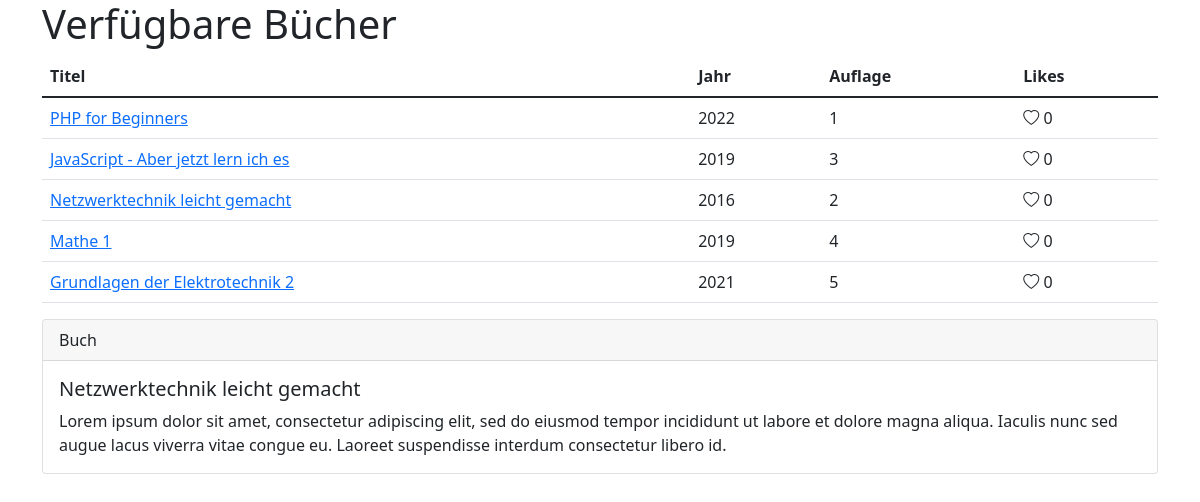
Screenshot of /?id=378901234 with the database file from the repository.
### tables this page shows
CREATE TABLE books
(
    isbn        BIGINT       NOT NULL PRIMARY KEY,
    title       VARCHAR(128) NOT NULL,
    year YEAR,
    edition     TINYINT,
    description TEXT,
    likes INT
);

### index.php (the view, shortened to what this page needs)
<?php
$server = "localhost";
$username = "root";
$password = "";
$db = new PDO("mysql:host=$server;dbname=Lib4You_30092022", $username, $password);
$query = $db->prepare("SELECT * FROM books;");
$query->execute();
$ar = $query->fetchAll();
?>
<!doctype html>
<html lang="en">
<head>
    <link href="https://cdn.jsdelivr.net/npm/bootstrap@5.1.3/dist/css/bootstrap.min.css" rel="stylesheet"
>
    <link rel="stylesheet" href="https://cdn.jsdelivr.net/npm/bootstrap-icons@1.9.1/font/bootstrap-icons.css">
</head>
<body class="container">
<h1>Verfügbare Bücher</h1>
<table class="table">
    <thead>
    <tr>
        <th scope="col">Titel</th>
        <th scope="col">Jahr</th>
        <th scope="col">Auflage</th>
        <th scope="col">Likes</th>
    </tr>
    </thead>
    <tbody>
    <?php
    foreach ($ar as $item){
    ?>
    <tr>
        <td><a href="?id=<?php echo $item[0]?>"><?php echo $item['title'];?></a></td>
        <td><?php echo $item['year'];?></td>
        <td><?php echo $item['edition'];?></td>
        <td><i value="<?php echo $item[0]?>" class="bi bi-heart heart" style="cursor: pointer;"></i> <span class="<?php echo $item[0]?>"><?php echo $item['likes'];?></span></td>
    </tr>
    <?php
    }
    ?>
    </tbody>
</table>
<?php
if(isset($_GET['id']) && !empty($_GET['id'])){
    $id = $_GET['id'];
    $query2 = $db->prepare("SELECT * FROM books where isbn=:id;");
    $query2->execute([":id" => $id]);
    $value = $query2->fetch();
?>
<div class="card">
    <div class="card-header">
        Buch
    </div>
    <div class="card-body">
        <h5 class="card-title"><?php echo $value['title']?></h5>
        <p class="card-text"><?php echo $value['description']?></p>
    </div>
</div>
<?php } ?>
</body>
</html>

### rows the page displays
books: title "PHP for Beginners", year "2022", edition "1", $item[0] 123123123 (drawn), likes "0"
books: title "JavaScript - Aber jetzt lern ich es", year "2019", edition "3", $item[0] 245678912 (drawn), likes "0"
books: title "Netzwerktechnik leicht gemacht", year "2016", edition "2", $item[0] 378901234 (drawn), likes "0", description "Lorem ipsum dolor sit amet, consectetur adipiscing elit, sed do eiusmod tempor incididunt ut labore et dolore magna aliqua. Iaculis nunc sed augue lacus viverra vitae congue eu. Laoreet suspendisse interdum consectetur libero id."
books: title "Mathe 1", year "2019", edition "4", $item[0] 405612347 (drawn), likes "0"
books: title "Grundlagen der Elektrotechnik 2", year "2021", edition "5", $item[0] 523456789 (drawn), likes "0"
